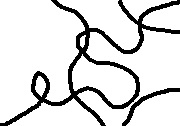
#> input picture connections_test.jpg, 180 x 126 px
$ python -i Module_final.py   (imports and definitions only)
#> lines starting #> are read from the running program, lines starting #| are printed output that depends on the picture; after the words box and inside, x2 and y2 are one past the last pixel; in counts of white or black regions, pixels touching at a corner belong together
#> further down, picture is the input picture: shape (126, 180, 3); min 0, max 255, mean 219.9
# Quelle: https://www.pyimagesearch.com/2016/02/01/opencv-center-of-contour/
# Ergänzende Quelle wg division by zero error (aus Skript): https://learnopencv.com/find-center-of-blob-centroid-using-opencv-cpp-python/
#https://docs.opencv.org/4.x/d7/d4d/tutorial_py_thresholding.html (wg threshold anpassung)
# weitere: https://docs.opencv.org/3.4/dd/d49/tutorial_py_contour_features.html
#https://docs.opencv.org/2.4/modules/imgproc/doc/structural_analysis_and_shape_descriptors.html

#https://dev.to/simarpreetsingh019/detecting-geometrical-shapes-in-an-image-using-opencv-4g72
# https://docs.opencv.org/3.4/d1/d32/tutorial_py_contour_properties.html

# import the necessary packages

import imutils
import cv2


def _preprocess(img):

    kernel=cv2.getStructuringElement(cv2.MORPH_RECT,(3,3))

    gray = cv2.cvtColor(img, cv2.COLOR_BGR2GRAY)
    blurred = cv2.GaussianBlur(gray, (5, 5), 0)
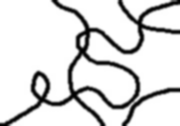
#> blurred: shape (126, 180); min 1, max 255, mean 219.8
    thresh = cv2.adaptiveThreshold(blurred,255,cv2.ADAPTIVE_THRESH_GAUSSIAN_C,\
        cv2.THRESH_BINARY,149,4)
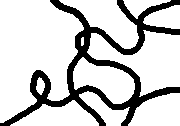
#> thresh: shape (126, 180); 80.4% white; 1 black region, box (x1, y1, x2, y2) and area: (0, 0, 180, 126) 4441
    opening= cv2.morphologyEx(thresh,cv2.MORPH_CLOSE,kernel)

    invert = cv2.bitwise_not(opening)

    return invert


# [87 lines left out: functions _identify, _getCenterOfShape, _select, findShapes, not called in this run]

>>> import cv2
>>> picture = cv2.imread('connections_test.jpg')
>>> result = _preprocess(picture)
